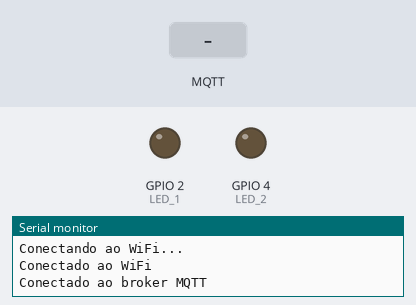
Bench run of a sketch on a simulated ESP32. On the bench: output pins drawn as LEDs (lit = HIGH), the last lines printed to the serial monitor. Inputs (shaded band) come from the test bench. WiFi joins after 1.5 s; servers stay silent unless stated; no MQTT or app messages arrive unless stated.

Above: at 3.2 s.
3.3 s: MQTT message "Dusty" arrives on the first subscribed topic
At 3.7 s:
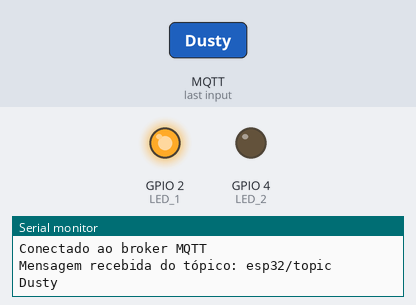
Timing chart, 0 to 9.8 s (numbered marks = the images above; inputs shaded):
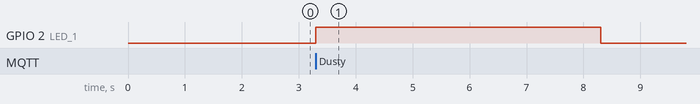

Measured:
- after the input at 3.3 s, GPIO 2 (LED_1): LOW → HIGH at once, → LOW 5.0 s later

The sketch:

sketch_nov04a.ino
```cpp
#include <WiFi.h>
#include <PubSubClient.h>

#define LED_1   2
#define LED_2   4

const char* ssid = "nome wifi";
const char* password = "senha wifi";
const char* mqtt_server = "broker.hivemq.com";
const char* mqtt_topic = "esp32/topic";
const int mqttPort = 1883;

WiFiClient espClient;
PubSubClient client(espClient);

void setup() {
  Serial.begin(115200);

  // Conectar-se à rede Wi-Fi
  pinMode(LED_1, OUTPUT);
  pinMode(LED_2, OUTPUT);

  WiFi.begin(ssid, password);
  while (WiFi.status() != WL_CONNECTED) {
    delay(1000);
    Serial.println("Conectando ao WiFi...");
  }
  Serial.println("Conectado ao WiFi");

  // Configurar o cliente MQTT
  client.setServer(mqtt_server, mqttPort);
  client.setCallback(callback);

  // Inscrever-se no tópico MQTT
  client.subscribe(mqtt_topic);
}

void loop() {
  if (!client.connected()) {
    // Reconectar-se ao broker MQTT
    if (client.connect("ESP32Client")) {
      Serial.println("Conectado ao broker MQTT");
      // Reinscrever-se no tópico MQTT após a conexão bem-sucedida
      client.subscribe(mqtt_topic);
    } else {
      Serial.println("Falha na conexão ao broker MQTT. Tentando novamente em 5 segundos...");
      delay(5000);
      return;
    }
  }

  // Aguardar mensagens do tópico MQTT
  client.loop();
}

void callback(char* topic, byte* payload, unsigned int length) {
  Serial.println("Mensagem recebida do tópico: " + String(topic));
  String mensagem = "";
  for (int i = 0; i < length; i++) {
    mensagem += (char)payload[i];
  }

  // Processar a mensagem recebida do servidor
  Serial.println(mensagem);
  if (mensagem == "Dusty"){
    digitalWrite(LED_1, HIGH); // Acende o LED azul
    delay(5000);
    digitalWrite(LED_1, LOW);  // Apaga o LED azul
  }
  else{
    digitalWrite(LED_2, HIGH); // Acende o LED vermelho
    delay(5000);
    digitalWrite(LED_2, LOW);  // Apaga o LED vermelho
  }

}
```
